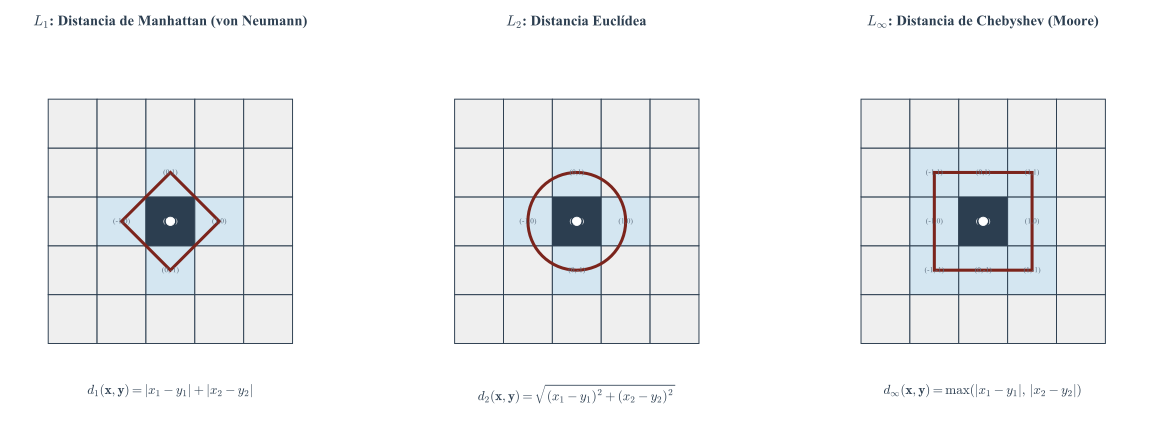

Write the Python code that produced this figure.
#!/usr/bin/env python3
# -*- coding: utf-8 -*-
"""
gen_metricas_vecindad.py
========================
Genera la figura teórica «fig:metricas_vecindad» del Capítulo 3:
  Comparación geométrica de las vecindades inducidas por las métricas
  L₁ (Manhattan / von Neumann), L₂ (Euclídea) y L∞ (Chebyshev / Moore)
  sobre la retícula discreta Z².

Salida: metricas_vecindad.pdf  (vector, listo para \includegraphics)

Uso:
    python gen_metricas_vecindad.py
"""

import numpy as np
import matplotlib
matplotlib.use("pdf")                     # backend no-interactivo
import matplotlib.pyplot as plt
from matplotlib.patches import (
    FancyBboxPatch, Circle, Polygon, RegularPolygon
)
from matplotlib.collections import PatchCollection
import matplotlib.patheffects as patheffects

# ──────────────────────────────────────────────
# Paleta de colores académica
# ──────────────────────────────────────────────
CLR_GRID_BG      = "#EFEFEF"       # fondo de celda
CLR_GRID_EDGE    = "#2C3E50"       # borde de retícula (tenue)
CLR_ACTIVE       = "#D4E6F1"       # celdas activas d ≤ 1
CLR_ORIGIN       = "#2C3E50"       # celda central (origen)
CLR_ORIGIN_MARK  = "#FFFFFF"       # marcador sobre origen
CLR_BALL_BORDER  = "#7B241C"       # frontera continua de B(0,1)
CLR_TITLE        = "#2C3E50"       # títulos
CLR_FORMULA      = "#2C3E50"       # fórmulas LaTeX

GRID_EDGE_ALPHA  = 0.25            # transparencia del borde de la malla
BALL_LW          = 2.2             # grosor de la frontera de la bola

# ──────────────────────────────────────────────
# Tipografía
# ──────────────────────────────────────────────
plt.rcParams.update({
    "font.family":        "serif",
    "font.serif":         ["Times New Roman", "DejaVu Serif"],
    "mathtext.fontset":   "cm",          # Computer Modern para fórmulas
    "text.usetex":        False,         # no requiere instalación de LaTeX
    "axes.unicode_minus": False,
    "pdf.fonttype":       42,            # TrueType → texto seleccionable
})


# ──────────────────────────────────────────────
# Datos de cada panel
# ──────────────────────────────────────────────
# Rango de la retícula: -2 … +2  →  5×5
RMIN, RMAX = -2, 2

def active_L1(x, y):
    """Celda activa bajo distancia Manhattan (L₁) con r=1."""
    return abs(x) + abs(y) <= 1

def active_L2(x, y):
    """Celda activa bajo distancia Euclídea (L₂) con r=1."""
    return np.sqrt(x**2 + y**2) <= 1.0

def active_Linf(x, y):
    """Celda activa bajo distancia Chebyshev (L∞) con r=1."""
    return max(abs(x), abs(y)) <= 1

panels = [
    {
        "title":  r"$L_1$: Distancia de Manhattan (von Neumann)",
        "formula": r"$d_1(\mathbf{x},\mathbf{y}) = |x_1 - y_1| + |x_2 - y_2|$",
        "active": active_L1,
        "ball":   "diamond",
    },
    {
        "title":  r"$L_2$: Distancia Euclídea",
        "formula": r"$d_2(\mathbf{x},\mathbf{y}) = \sqrt{(x_1 - y_1)^2 + (x_2 - y_2)^2}$",
        "active": active_L2,
        "ball":   "circle",
    },
    {
        "title":  r"$L_\infty$: Distancia de Chebyshev (Moore)",
        "formula": r"$d_\infty(\mathbf{x},\mathbf{y}) = \max(|x_1 - y_1|,\, |x_2 - y_2|)$",
        "active": active_Linf,
        "ball":   "square",
    },
]


# ──────────────────────────────────────────────
# Generación de la figura
# ──────────────────────────────────────────────
fig, axes = plt.subplots(
    1, 3,
    figsize=(14.5, 5.4),
    gridspec_kw={"wspace": 0.32},
)

CELL = 1.0  # tamaño de lado de cada celda

for ax, pdata in zip(axes, panels):

    ax.set_aspect("equal")
    ax.axis("off")

    # Márgenes del panel
    margin = 0.65
    ax.set_xlim(RMIN - 0.5 - margin, RMAX + 0.5 + margin)
    ax.set_ylim(RMIN - 0.5 - margin - 0.55, RMAX + 0.5 + margin + 0.45)

    # ── 1. Retícula de fondo ──────────────────────
    for ix in range(RMIN, RMAX + 1):
        for iy in range(RMIN, RMAX + 1):
            is_active = pdata["active"](ix, iy)
            is_origin = (ix == 0 and iy == 0)

            if is_origin:
                fc = CLR_ORIGIN
            elif is_active:
                fc = CLR_ACTIVE
            else:
                fc = CLR_GRID_BG

            rect = plt.Rectangle(
                (ix - 0.5, iy - 0.5), CELL, CELL,
                linewidth=0.7,
                edgecolor=CLR_GRID_EDGE,
                facecolor=fc,
                alpha=1.0 if (is_active or is_origin) else 1.0,
                zorder=1,
            )
            # Bordes tenues
            rect.set_edgecolor(
                (*matplotlib.colors.to_rgb(CLR_GRID_EDGE), GRID_EDGE_ALPHA)
            )
            ax.add_patch(rect)

    # Marcador del origen (punto blanco)
    ax.plot(
        0, 0,
        marker="o", markersize=6,
        markerfacecolor=CLR_ORIGIN_MARK,
        markeredgecolor=CLR_ORIGIN_MARK,
        markeredgewidth=0.6,
        zorder=5,
    )

    # Coordenadas tenues en cada celda
    for ix in range(RMIN, RMAX + 1):
        for iy in range(RMIN, RMAX + 1):
            is_origin = (ix == 0 and iy == 0)
            is_active = pdata["active"](ix, iy)
            # Solo mostrar coordenadas en las celdas activas para legibilidad
            if is_active or is_origin:
                txt_color = CLR_ORIGIN_MARK if is_origin else "#5D6D7E"
                ax.text(
                    ix, iy,
                    f"({ix},{iy})",
                    fontsize=5.5, fontweight="normal",
                    ha="center", va="center",
                    color=txt_color,
                    zorder=6,
                )

    # ── 2. Frontera geométrica continua B(0,1) ───
    ball_kw = dict(
        linewidth=BALL_LW,
        edgecolor=CLR_BALL_BORDER,
        facecolor="none",
        zorder=4,
        linestyle="-",
    )

    if pdata["ball"] == "diamond":
        # Rombo: vértices en (±1, 0), (0, ±1)
        diamond_verts = np.array([
            [ 1,  0],
            [ 0,  1],
            [-1,  0],
            [ 0, -1],
            [ 1,  0],   # cierre
        ])
        diamond = Polygon(diamond_verts, closed=True, **ball_kw)
        ax.add_patch(diamond)

    elif pdata["ball"] == "circle":
        circle = Circle((0, 0), radius=1.0, **ball_kw)
        ax.add_patch(circle)

    elif pdata["ball"] == "square":
        sq = plt.Rectangle(
            (-1, -1), 2, 2,
            **ball_kw,
        )
        ax.add_patch(sq)

    # ── 3. Título superior ────────────────────────
    ax.set_title(
        pdata["title"],
        fontsize=10.5,
        fontweight="bold",
        color=CLR_TITLE,
        pad=14,
    )

    # ── 4. Fórmula inferior ───────────────────────
    ax.text(
        0, RMIN - 0.5 - margin - 0.18,
        pdata["formula"],
        fontsize=9.5,
        ha="center", va="top",
        color=CLR_FORMULA,
        style="italic",
    )

# ──────────────────────────────────────────────
# Ajustes globales y exportación
# ──────────────────────────────────────────────
fig.suptitle("")   # sin super-título
fig.tight_layout(rect=[0, 0.01, 1, 0.97])

output_path = "metricas_vecindad.pdf"
fig.savefig(
    output_path,
    format="pdf",
    bbox_inches="tight",
    pad_inches=0.15,
    dpi=300,
)
plt.close(fig)
print(f"✓ Figura exportada → {output_path}")
